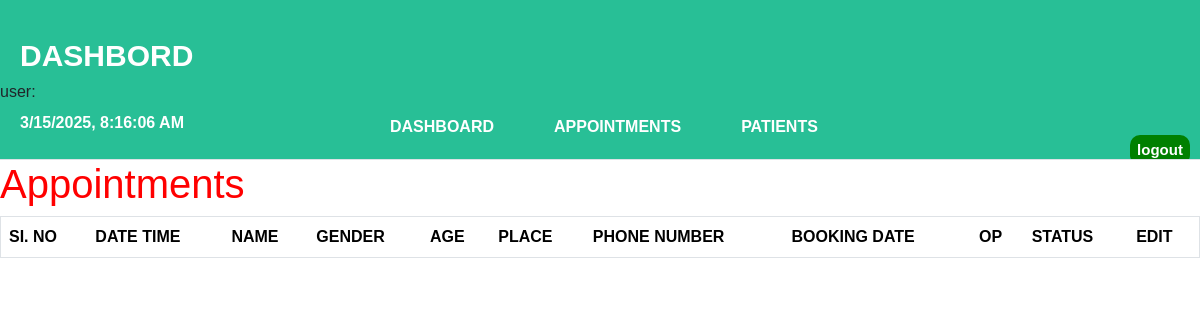
The page /appointmentstatus on the database as committed earlier.
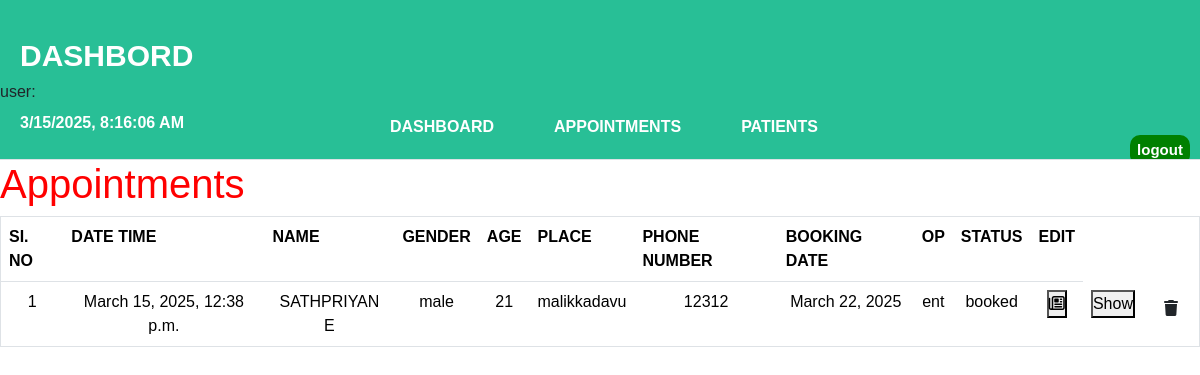
The same page on the database as committed later.
### hospitalapp/models.py (models this page shows, shortened)
class Appointment(models.Model):
    GENDER_CHOICES = [
        ('male', 'Male'),
        ('female', 'Female'),
        ('other', 'Others'),
    ]
    DEPARTMENT_CHOICES = [
        ('general', 'General'),
        ('ent', 'ENT'),
        ('orthology', 'Orthology'),
        ('gynacology', 'Gynacology'),
        ('dental clinics','Dental Clinics'),
        ('psycology','Psycology'),
        ('pediatric clinics', 'Pediatric Clinics'),
        ('ophthalmology','Ophthalmology'),
        ('allergy clinics','Allergy Clinics'),
        ('neurology','Neurology'),
    ]
    statuss_choice=[
        ('booked','Booked'),
        ('postponed','Postponed'),
        ('confirmed','Confirmed'),
        ('checked','Checked'),
        ('cancelled','Cancelled'),
    ]
    datetime = models.DateTimeField(max_length=10)
    name = models.CharField(max_length=100)
    gender = models.CharField(max_length=10, choices=GENDER_CHOICES)
    age = models.IntegerField()
    place = models.CharField(max_length=100)
    phonenumber = models.IntegerField()
    bookingdate = models.DateField(max_length=10)
    op = models.CharField(max_length=100, choices=DEPARTMENT_CHOICES)
    status=models.CharField(max_length=100,choices=statuss_choice)

### hospitalapp/views.py (the view)
# urls.py: path('appointmentstatus',views.registrationdta, name='appointmentstatus'),
def registrationdta(request,):
    disp=Appointment.objects.all()
    return render(request, "dash.html",{'aps': disp})

### templates/dash.html (shortened to what this page needs)
<!DOCTYPE html>
<html lang="en">
{% load static %}
<head>
    <link href="https://cdn.jsdelivr.net/npm/bootstrap@5.3.2/dist/css/bootstrap.min.css" rel="stylesheet">
    <link rel="stylesheet" href="https://cdnjs.cloudflare.com/ajax/libs/font-awesome/6.5.1/css/all.min.css" />
</head>
<body>
    <section>
        <div class="superNav border-bottom py-2 fixed-top" id="nav1">
            <nav>
                <div class="nav_logo"><h2>DASHBORD</h2>
                    <h6> user:{{data.doctorsname}}</h6>
                </div>
                <div id="clock"></div>
                <div class="navlinks">
                    <a href="{% url 'dashbord' %}" class="link" name="dashbord"><p>DASHBOARD</p></a>
                    <a href="{% url 'appointmentstatus' %}" class="link" name="appointmentstatus"><p>APPOINTMENTS</p></a>
                    <a href="{% url 'patient' %}" class="link" name="patient"><p>PATIENTS</p></a>
                </div>
                <a href="{% url 'home1' %}"><input type="submit" value="logout" class="loginbtn" name="btn1"></a>
            </nav>
        </div>
    </section>
    <div class="dis">
            <h1>Appointments</h1>
            <table border="1" class="table">
            <form action="edit1" method="POST">
                <tr>
                    <th>SI. NO</th>
                    <th>DATE TIME</th>
                    <th>NAME</th>
                    <th>GENDER</th>
                    <th>AGE</th>
                    <th>PLACE</th>
                    <th>PHONE NUMBER</th>
                    <th>BOOKING DATE</th>
                    <th>OP</th>
                    <th>STATUS</th>
                    <th>EDIT</th>
                </tr>
                {% for i in aps %}
                <tr class="dta">
                    <td>{{forloop.counter}}</td>
                    <td>{{i.datetime}}</td>
                    <td>{{i.name}}</td>
                    <td>{{i.gender}}</td>
                    <td>{{i.age}}</td>
                    <td>{{i.place}}</td>
                    <td>{{i.phonenumber}}</td>
                    <td>{{i.bookingdate}}</td>
                    <td>{{i.op}}</td>
                    <td>{{i.status}}</td>
                    <td><button onclick="togglePopup1(popupForm1)" class="bluebtn"><i class="fa-regular fa-newspaper"></i></button></td>
                    <td><a href="#"><button>Show</button></a></td>
                    <td><a href="{% url 'delete1' id=i.id %}"><button type="button" class="btn"><i class="fa-solid fa-trash"></i> </td>
                </tr>
                {% endfor %}
            </table>
    </div>
</body>
</html>

### templates/dash.html (style rules this page uses)
:root { --primary-color:#28bf96; --primary-color-dark:#209677; --text-light:#6b7280; }
* { padding: 0; margin: 0; box-sizing: border-box; }
body { font-family: "Robto", sans-serif; }
.superNav { height: 160px; background-color: #28bf96; margin: 0; overflow: hidden; line-height: none; }
h2 { font-size: 30px; font-weight: bolder; color: #fff; background-color: #28bf96; padding-left: 20px; padding-top: 30px; cursor: pointer; }
.navlinks { text-decoration: none; float: left; text-decoration: none; margin-left: 30%; margin-bottom: 20px; position: relative; top: -50px; display: flex; }
.link { float: left; text-decoration: none; margin: 30px; color: #fff; bottom: 20px; font-weight: bold; }
.loginbtn { float: right; margin-right: 10px; padding: auto; height: 30px; width: 60px; border-radius: 10px; border: none; color: #fff; background-color: green; font-weight: bolder; font-size: 15px; cursor: pointer; }
#clock { margin-top: 10px; margin-left: 20px; color: #fff; font-weight: bold; }
.dis { margin-top: 160px; color: red; }
.dta { text-align: center; }

Rows that differ between the two databases and show on the page:
added Appointment: datetime "March 15, 2025, 12:38 p.m.", name "SATHPRIYAN E", gender "male", age "21", place "malikkadavu", phonenumber "12312", bookingdate "March 22, 2025", op "ent", status "booked"
